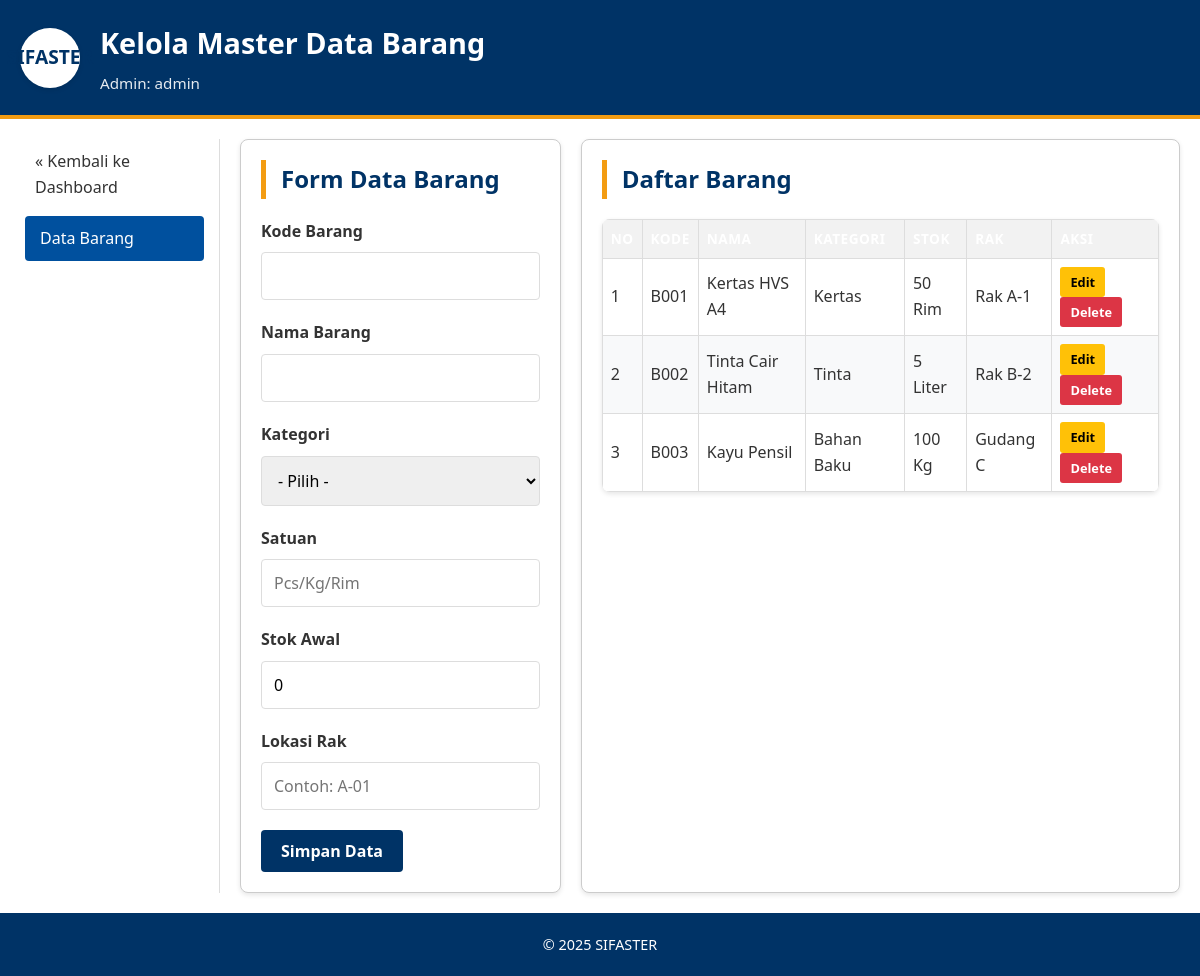
The app's page /adminBarang.php (signed in) with its own data.
### tables this page shows
CREATE TABLE IF NOT EXISTS barang (
    kode_barang VARCHAR(20) PRIMARY KEY,
    nama_barang VARCHAR(100) NOT NULL,
    kategori VARCHAR(50),
    satuan VARCHAR(20),
    stok INT DEFAULT 0,
    lokasi_rak VARCHAR(50)
);

### adminBarang.php (the view, shortened to what this page needs)
<?php
include 'koneksi.php';
$kode_barang = "";
$nama_barang = "";
$satuan      = "";
$stok        = 0;
$lokasi_rak  = "";
$op          = "";
?>
<!DOCTYPE html>
<html lang="id">
<head>
    <link rel="stylesheet" href="style.css">
</head>
<body>
    <div class="container">
        <header class="header">
            <div class="logo">SIFASTER</div>
            <div class="header-text">
                <h1>Kelola Master Data Barang</h1>
                <p>Admin: <?php echo $_SESSION['username']; ?></p>
            </div>
        </header>
        <div class="content-wrapper">
            <nav class="nav" style="width: 200px;">
                <ul>
                    <li><a href="index.php">&laquo; Kembali ke Dashboard</a></li>
                    <li><a href="adminBarang.php" class="active">Data Barang</a></li>
                </ul>
            </nav>
            <div style="flex: 1;">
                <div class="crud-container">
                    <div class="form-card">
                        <h3>Form Data Barang</h3>
                        <form action="" method="POST">
                            <div class="form-group">
                                <label>Kode Barang</label>
                                <input type="text" name="kode_barang" value="<?php echo $kode_barang ?>" <?php echo ($op == 'edit') ? 'readonly' : ''; ?> required>
                            </div>
                            <div class="form-group">
                                <label>Nama Barang</label>
                                <input type="text" name="nama_barang" value="<?php echo $nama_barang ?>" required>
                            </div>
                            <div class="form-group">
                                <label>Kategori</label>
                                <select name="kategori">
                                    <option value="">- Pilih -</option>
                                </select>
                            </div>
                            <div class="form-group">
                                <label>Satuan</label>
                                <input type="text" name="satuan" value="<?php echo $satuan ?>" placeholder="Pcs/Kg/Rim" required>
                            </div>
                            <div class="form-group">
                                <label>Stok Awal</label>
                                <input type="number" name="stok" value="<?php echo $stok ?>" required>
                            </div>
                            <div class="form-group">
                                <label>Lokasi Rak</label>
                                <input type="text" name="lokasi_rak" value="<?php echo $lokasi_rak ?>" placeholder="Contoh: A-01" required>
                            </div>
                            <button type="submit" name="simpan" class="btn-login">Simpan Data</button>
                        </form>
                    </div>
                    <div class="table-card">
                        <h3>Daftar Barang</h3>
                        <table>
                            <thead>
                                <tr>
                                    <th>No</th>
                                    <th>Kode</th>
                                    <th>Nama</th>
                                    <th>Kategori</th>
                                    <th>Stok</th>
                                    <th>Rak</th>
                                    <th>Aksi</th>
                                </tr>
                            </thead>
                            <tbody>
                                <?php
                                $sql2   = "SELECT * FROM barang ORDER BY kode_barang ASC";
                                $q2     = mysqli_query($koneksi, $sql2);
                                $urut   = 1;
                                while ($r2 = mysqli_fetch_array($q2)) {
                                    $kode   = $r2['kode_barang'];
                                    $nama   = $r2['nama_barang'];
                                    $kat    = $r2['kategori'];
                                    $stok   = $r2['stok'];
                                    $sat    = $r2['satuan'];
                                    $rak    = $r2['lokasi_rak'];
                                ?>
                                    <tr>
                                        <td><?php echo $urut++ ?></td>
                                        <td><?php echo $kode ?></td>
                                        <td><?php echo $nama ?></td>
                                        <td><?php echo $kat ?></td>
                                        <td><?php echo $stok . ' ' . $sat ?></td>
                                        <td><?php echo $rak ?></td>
                                        <td>
                                            <a href="adminBarang.php?op=edit&id=<?php echo $kode ?>" class="btn-action btn-edit">Edit</a>
                                            <a href="adminBarang.php?op=delete&id=<?php echo $kode ?>" onclick="return confirm('Yakin mau delete data?')" class="btn-action btn-delete">Delete</a>
                                        </td>
                                    </tr>
                                <?php
                                }
                                ?>
                            </tbody>
                        </table>
                    </div>
                </div>
            </div>
        </div>
        <footer class="footer">
            <div class="footer-text">
                <span>&copy; 2025 SIFASTER</span>
            </div>
        </footer>
    </div>
</body>
</html>

### style.css (style rules this page uses)
:root { --primary-color: #003366; --secondary-color: #00509e; --accent-color: #f39c12; --text-color: #333; --bg-color: #f4f6f9; --white: #ffffff; --border-color: #ddd; --success-color: #28a745; --danger-color: #dc3545; --shadow: 0 2px 5px rgba(0,0,0,0.1); }
* { box-sizing: border-box; margin: 0; padding: 0; font-family: 'Segoe UI', Tahoma, Geneva, Verdana, sans-serif; }
body { background-color: var(--bg-color); color: var(--text-color); line-height: 1.6; }
.container { width: 100%; max-width: 1200px; margin: 0 auto; background: var(--white); min-height: 100vh; box-shadow: 0 0 20px rgba(0,0,0,0.05); display: flex; flex-direction: column; }
.header { background: var(--primary-color); color: var(--white); padding: 20px; display: flex; align-items: center; border-bottom: 4px solid var(--accent-color); }
.logo { width: 60px; height: 60px; background: var(--white); color: var(--primary-color); margin-right: 20px; display: flex; align-items: center; justify-content: center; font-weight: bold; font-size: 1.2rem; border-radius: 50%; box-shadow: var(--shadow); }
.header-text h1 { font-size: 1.8rem; margin-bottom: 5px; font-weight: 600; }
.header-text p { font-size: 0.95rem; opacity: 0.9; }
.content-wrapper { display: flex; flex: 1; padding: 20px; gap: 20px; }
.nav { width: 250px; background: var(--white); border-right: 1px solid var(--border-color); padding-right: 20px; }
.nav ul { list-style: none; }
.nav ul li { margin-bottom: 5px; }
.nav ul li a { display: block; padding: 10px 15px; color: var(--text-color); text-decoration: none; border-radius: 4px; transition: all 0.3s ease; font-weight: 500; }
.nav ul li a:hover, .nav ul li a.active { background-color: var(--secondary-color); color: var(--white); transform: translateX(5px); }
.article h2, .form-card h3, .table-card h3 { color: var(--primary-color); margin-bottom: 20px; font-size: 1.5rem; border-left: 5px solid var(--accent-color); padding-left: 15px; }
.footer { background: var(--primary-color); color: var(--white); padding: 20px; text-align: center; font-size: 0.9rem; margin-top: auto; }
.form-group { margin-bottom: 20px; }
.form-group label { display: block; margin-bottom: 8px; font-weight: 600; color: var(--text-color); }
.form-group input, .form-group select { width: 100%; padding: 12px; border: 1px solid var(--border-color); border-radius: 4px; font-size: 1rem; transition: border-color 0.3s; }
.btn-login, .btn-action { display: inline-block; padding: 10px 20px; background: var(--primary-color); color: var(--white); border: none; border-radius: 4px; cursor: pointer; font-size: 1rem; font-weight: 600; text-decoration: none; transition: background 0.3s; text-align: center; }
.btn-edit { background-color: var(--accent-color); color: #fff; }
.btn-delete { background-color: var(--danger-color); color: #fff; }
table { width: 100%; border-collapse: collapse; margin-top: 15px; background: var(--white); box-shadow: var(--shadow); border-radius: 8px; overflow: hidden; }
th, td { padding: 12px 15px; text-align: left; border-bottom: 1px solid var(--border-color); }
th { background-color: var(--primary-color); color: var(--white); font-weight: 600; text-transform: uppercase; font-size: 0.85rem; letter-spacing: 0.5px; }
tr:nth-child(even) { background-color: #f8f9fa; }
.crud-container { display: flex; gap: 30px; flex-wrap: wrap; }
.form-card, .table-card { background: var(--white); padding: 25px; border-radius: 8px; box-shadow: var(--shadow); border: 1px solid var(--border-color); }
.form-card { flex: 1; min-width: 300px; }
.table-card { flex: 2; min-width: 500px; }

### adminBarang.php (style rules this page uses)
.crud-container { display: flex; gap: 20px; }
.form-card { flex: 1; background: #fff; padding: 20px; border: 1px solid #ccc; }
.table-card { flex: 2; background: #fff; padding: 20px; border: 1px solid #ccc; }
table { width: 100%; border-collapse: collapse; margin-top: 10px; }
th, td { border: 1px solid #ddd; padding: 8px; text-align: left; }
th { background-color: #f2f2f2; }
.btn-action { text-decoration: none; padding: 5px 10px; color: white; border-radius: 3px; font-size: 0.8rem; }
.btn-edit { background-color: #ffc107; color: #000; }
.btn-delete { background-color: #dc3545; }

### records on screen
barang: kode_barang "B001", nama_barang "Kertas HVS A4", kategori "Kertas", stok "50", satuan "Rim", lokasi_rak "Rak A-1"
barang: kode_barang "B002", nama_barang "Tinta Cair Hitam", kategori "Tinta", stok "5", satuan "Liter", lokasi_rak "Rak B-2"
barang: kode_barang "B003", nama_barang "Kayu Pensil", kategori "Bahan Baku", stok "100", satuan "Kg", lokasi_rak "Gudang C"

### other values on screen
$_SESSION['username'] "admin"
